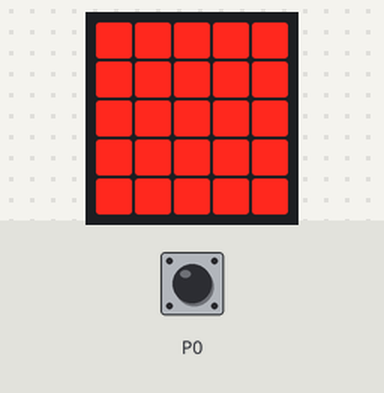
A program run on a simulated BBC micro:bit (MakeCode). On the bench: the board's 5×5 LED display. Inputs (shaded band) come from the test bench; at power-on: P0 LOW.

Above: at 1.2 s.
1.3 s: P0 pulled HIGH for 0.5 s
At 1.89 s:
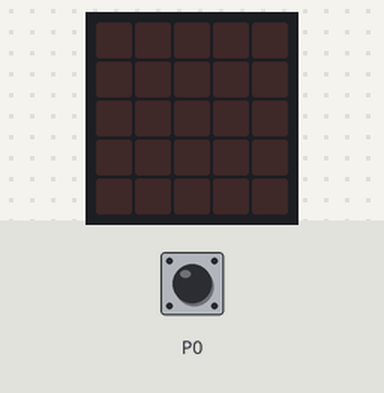
3.6 s: P0 pulled HIGH for 3.2 s
Timing chart, 0 to 6.6 s (numbered marks = the images above; inputs shaded):
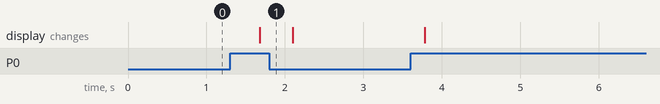

Measured:
- after the input at 1.3 s, the display: changes after 0.38 s (image 1)

The program:

main.ts
```typescript
let bouton = 0
basic.forever(function () {
    bouton = pins.digitalReadPin(DigitalPin.P0)
    if (bouton == 0) {
        basic.showLeds(`
            # # # # #
            # # # # #
            # # # # #
            # # # # #
            # # # # #
            `)
    } else {
        basic.showLeds(`
            . . . . .
            . . . . .
            . . . . .
            . . . . .
            . . . . .
            `)
    }
})
```

test.ts
```typescript
// les tests vont ici ; cela ne sera pas compilé si ce paquet est utilisé en tant qu'extension.
```
